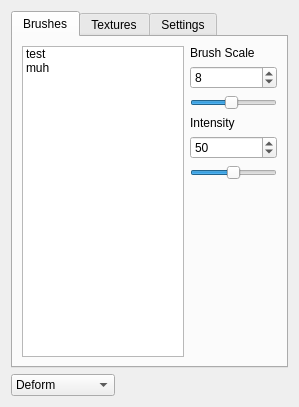
<?xml version="1.0" encoding="UTF-8"?>
<ui version="4.0">
 <class>TerrainEditDialog</class>
 <widget class="QDialog" name="TerrainEditDialog">
  <property name="geometry">
   <rect>
    <x>0</x>
    <y>0</y>
    <width>299</width>
    <height>407</height>
   </rect>
  </property>
  <property name="windowTitle">
   <string>Terrain</string>
  </property>
  <property name="sizeGripEnabled">
   <bool>false</bool>
  </property>
  <layout class="QVBoxLayout" name="verticalLayout_2">
   <item>
    <widget class="QTabWidget" name="terrainTabWidget">
     <property name="currentIndex">
      <number>0</number>
     </property>
     <widget class="QWidget" name="brushTab">
      <attribute name="title">
       <string>Brushes</string>
      </attribute>
      <layout class="QHBoxLayout" name="horizontalLayout_3">
       <item>
        <widget class="QListWidget" name="brushList">
         <property name="iconSize">
          <size>
           <width>64</width>
           <height>64</height>
          </size>
         </property>
         <item>
          <property name="text">
           <string>test</string>
          </property>
          <property name="icon">
           <iconset>
            <normaloff>brush.png</normaloff>brush.png</iconset>
          </property>
         </item>
         <item>
          <property name="text">
           <string>muh</string>
          </property>
          <property name="icon">
           <iconset>
            <normaloff>brush2.png</normaloff>brush2.png</iconset>
          </property>
         </item>
        </widget>
       </item>
       <item>
        <layout class="QVBoxLayout" name="verticalLayout">
         <item>
          <widget class="QLabel" name="label">
           <property name="sizePolicy">
            <sizepolicy hsizetype="Preferred" vsizetype="Minimum">
             <horstretch>0</horstretch>
             <verstretch>0</verstretch>
            </sizepolicy>
           </property>
           <property name="text">
            <string>Brush Scale</string>
           </property>
          </widget>
         </item>
         <item>
          <widget class="QSpinBox" name="brushScaleSpin">
           <property name="minimum">
            <number>1</number>
           </property>
           <property name="maximum">
            <number>16</number>
           </property>
           <property name="value">
            <number>8</number>
           </property>
          </widget>
         </item>
         <item>
          <widget class="QSlider" name="brushScaleSlider">
           <property name="minimum">
            <number>1</number>
           </property>
           <property name="maximum">
            <number>16</number>
           </property>
           <property name="value">
            <number>8</number>
           </property>
           <property name="sliderPosition">
            <number>8</number>
           </property>
           <property name="orientation">
            <enum>Qt::Horizontal</enum>
           </property>
          </widget>
         </item>
         <item>
          <widget class="QLabel" name="label_2">
           <property name="sizePolicy">
            <sizepolicy hsizetype="Preferred" vsizetype="Minimum">
             <horstretch>0</horstretch>
             <verstretch>0</verstretch>
            </sizepolicy>
           </property>
           <property name="text">
            <string>Intensity</string>
           </property>
          </widget>
         </item>
         <item>
          <widget class="QSpinBox" name="intensSpin">
           <property name="minimum">
            <number>1</number>
           </property>
           <property name="maximum">
            <number>101</number>
           </property>
           <property name="value">
            <number>50</number>
           </property>
          </widget>
         </item>
         <item>
          <widget class="QSlider" name="intensSlider">
           <property name="minimum">
            <number>1</number>
           </property>
           <property name="maximum">
            <number>100</number>
           </property>
           <property name="value">
            <number>50</number>
           </property>
           <property name="orientation">
            <enum>Qt::Horizontal</enum>
           </property>
          </widget>
         </item>
         <item>
          <spacer name="horizontalSpacer">
           <property name="orientation">
            <enum>Qt::Horizontal</enum>
           </property>
           <property name="sizeType">
            <enum>QSizePolicy::Fixed</enum>
           </property>
           <property name="sizeHint" stdset="0">
            <size>
             <width>87</width>
             <height>20</height>
            </size>
           </property>
          </spacer>
         </item>
         <item>
          <spacer name="verticalSpacer">
           <property name="orientation">
            <enum>Qt::Vertical</enum>
           </property>
           <property name="sizeHint" stdset="0">
            <size>
             <width>20</width>
             <height>40</height>
            </size>
           </property>
          </spacer>
         </item>
        </layout>
       </item>
      </layout>
     </widget>
     <widget class="QWidget" name="texTab">
      <attribute name="title">
       <string>Textures</string>
      </attribute>
      <layout class="QVBoxLayout" name="verticalLayout_4">
       <item>
        <widget class="QListWidget" name="texListWidget">
         <property name="iconSize">
          <size>
           <width>64</width>
           <height>64</height>
          </size>
         </property>
         <item>
          <property name="text">
           <string>splatting0.png</string>
          </property>
          <property name="icon">
           <iconset>
            <normaloff>Textures/splatting0.png</normaloff>Textures/splatting0.png</iconset>
          </property>
         </item>
         <item>
          <property name="text">
           <string>splatting1.png</string>
          </property>
          <property name="icon">
           <iconset>
            <normaloff>Textures/splatting1.png</normaloff>Textures/splatting1.png</iconset>
          </property>
         </item>
         <item>
          <property name="text">
           <string>lava.png</string>
          </property>
          <property name="icon">
           <iconset>
            <normaloff>Textures/lava.png</normaloff>Textures/lava.png</iconset>
          </property>
         </item>
         <item>
          <property name="text">
           <string>big_kiesel_white.01.png</string>
          </property>
          <property name="icon">
           <iconset>
            <normaloff>Textures/big_kiesel_white.01.png</normaloff>Textures/big_kiesel_white.01.png</iconset>
          </property>
         </item>
        </widget>
       </item>
       <item>
        <layout class="QHBoxLayout" name="horizontalLayout_2">
         <item>
          <spacer name="horizontalSpacer_3">
           <property name="orientation">
            <enum>Qt::Horizontal</enum>
           </property>
           <property name="sizeHint" stdset="0">
            <size>
             <width>40</width>
             <height>20</height>
            </size>
           </property>
          </spacer>
         </item>
         <item>
          <widget class="QPushButton" name="EditTexlist">
           <property name="text">
            <string>Textures...</string>
           </property>
          </widget>
         </item>
        </layout>
       </item>
      </layout>
     </widget>
     <widget class="QWidget" name="Seite">
      <attribute name="title">
       <string>Settings</string>
      </attribute>
      <layout class="QVBoxLayout" name="verticalLayout_3">
       <item>
        <widget class="QLabel" name="label_4">
         <property name="sizePolicy">
          <sizepolicy hsizetype="Preferred" vsizetype="Fixed">
           <horstretch>0</horstretch>
           <verstretch>0</verstretch>
          </sizepolicy>
         </property>
         <property name="text">
          <string>MinExtends</string>
         </property>
        </widget>
       </item>
       <item>
        <widget class="QLineEdit" name="minExtendsEdit"/>
       </item>
       <item>
        <widget class="QLabel" name="label_3">
         <property name="sizePolicy">
          <sizepolicy hsizetype="Preferred" vsizetype="Fixed">
           <horstretch>0</horstretch>
           <verstretch>0</verstretch>
          </sizepolicy>
         </property>
         <property name="text">
          <string>MaxExtends</string>
         </property>
        </widget>
       </item>
       <item>
        <widget class="QLineEdit" name="maxExtendsEdit"/>
       </item>
       <item>
        <widget class="QLabel" name="label_7">
         <property name="sizePolicy">
          <sizepolicy hsizetype="Preferred" vsizetype="Fixed">
           <horstretch>0</horstretch>
           <verstretch>0</verstretch>
          </sizepolicy>
         </property>
         <property name="text">
          <string>Light Dir</string>
         </property>
        </widget>
       </item>
       <item>
        <widget class="QLineEdit" name="lightDirEdit"/>
       </item>
       <item>
        <widget class="QLabel" name="label_6">
         <property name="sizePolicy">
          <sizepolicy hsizetype="Preferred" vsizetype="Fixed">
           <horstretch>0</horstretch>
           <verstretch>0</verstretch>
          </sizepolicy>
         </property>
         <property name="text">
          <string>Light Color</string>
         </property>
        </widget>
       </item>
       <item>
        <widget class="QLineEdit" name="lightColEdit"/>
       </item>
       <item>
        <widget class="QLabel" name="label_5">
         <property name="sizePolicy">
          <sizepolicy hsizetype="Preferred" vsizetype="Fixed">
           <horstretch>0</horstretch>
           <verstretch>0</verstretch>
          </sizepolicy>
         </property>
         <property name="text">
          <string>Ambient Color</string>
         </property>
        </widget>
       </item>
       <item>
        <widget class="QLineEdit" name="ambientColEdit"/>
       </item>
      </layout>
     </widget>
    </widget>
   </item>
   <item>
    <layout class="QHBoxLayout" name="horizontalLayout">
     <item>
      <widget class="QComboBox" name="selectMode">
       <item>
        <property name="text">
         <string>Deform</string>
        </property>
       </item>
       <item>
        <property name="text">
         <string>Flatten</string>
        </property>
       </item>
       <item>
        <property name="text">
         <string>Soften</string>
        </property>
       </item>
       <item>
        <property name="text">
         <string>Paint textures</string>
        </property>
       </item>
      </widget>
     </item>
     <item>
      <spacer name="horizontalSpacer_2">
       <property name="orientation">
        <enum>Qt::Horizontal</enum>
       </property>
       <property name="sizeHint" stdset="0">
        <size>
         <width>40</width>
         <height>20</height>
        </size>
       </property>
      </spacer>
     </item>
    </layout>
   </item>
  </layout>
 </widget>
 <resources>
  <include location="../qrc/EditorResources.qrc"/>
 </resources>
 <connections>
  <connection>
   <sender>brushScaleSpin</sender>
   <signal>valueChanged(int)</signal>
   <receiver>brushScaleSlider</receiver>
   <slot>setValue(int)</slot>
   <hints>
    <hint type="sourcelabel">
     <x>193</x>
     <y>72</y>
    </hint>
    <hint type="destinationlabel">
     <x>277</x>
     <y>100</y>
    </hint>
   </hints>
  </connection>
  <connection>
   <sender>brushScaleSlider</sender>
   <signal>valueChanged(int)</signal>
   <receiver>brushScaleSpin</receiver>
   <slot>setValue(int)</slot>
   <hints>
    <hint type="sourcelabel">
     <x>203</x>
     <y>91</y>
    </hint>
    <hint type="destinationlabel">
     <x>198</x>
     <y>73</y>
    </hint>
   </hints>
  </connection>
  <connection>
   <sender>intensSpin</sender>
   <signal>valueChanged(int)</signal>
   <receiver>intensSlider</receiver>
   <slot>setValue(int)</slot>
   <hints>
    <hint type="sourcelabel">
     <x>277</x>
     <y>145</y>
    </hint>
    <hint type="destinationlabel">
     <x>277</x>
     <y>167</y>
    </hint>
   </hints>
  </connection>
  <connection>
   <sender>intensSlider</sender>
   <signal>valueChanged(int)</signal>
   <receiver>intensSpin</receiver>
   <slot>setValue(int)</slot>
   <hints>
    <hint type="sourcelabel">
     <x>221</x>
     <y>164</y>
    </hint>
    <hint type="destinationlabel">
     <x>219</x>
     <y>133</y>
    </hint>
   </hints>
  </connection>
 </connections>
</ui>
